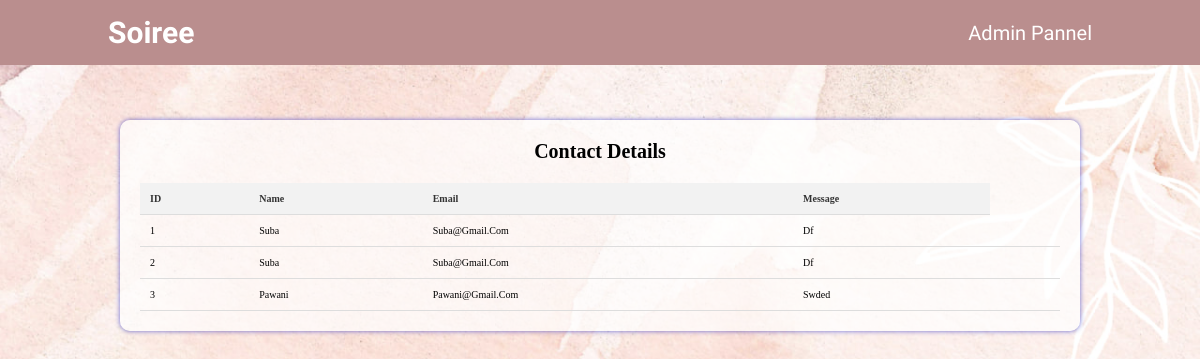
Screenshot of /conatactview.php with the database file from the repository.
### tables this page shows
CREATE TABLE `contact` (
  `id` int(255) NOT NULL,
  `name` text NOT NULL,
  `email` varchar(255) NOT NULL,
  `message` varchar(255) NOT NULL
);

### conatactview.php (the view, shortened to what this page needs)
<!DOCTYPE html>
<head>
    <link rel="stylesheet" href="user.css">
    <link rel="stylesheet" href="https://cdnjs.cloudflare.com/ajax/libs/font-awesome/4.7.0/css/font-awesome.min.css">
</head>
<body class="body-background">
<header class="header">
      <a href="#" class="logo"><span>S</span>oiree</a>
      <nav class="navbar">
        <a href="adminindex.php">Admin pannel</a>
      </nav>
</header>
<body>
    <div class="container">
        <h1>Contact Details</h1>
        <?php
        require 'connect.php';
        $result = $conn->query("SELECT * FROM contact");
        if ($result->num_rows > 0) {
            echo "<table border='1'>";
            echo "<tr>
            <th>ID</th>
            <th>Name</th>
            <th>Email</th>
            <th>Message</th>
            </tr>";
            while ($row = $result->fetch_assoc()) {
                echo "<tr>";
                echo "<td>" . $row['id'] . "</td>";
                echo "<td>" . $row['name'] . "</td>";
                echo "<td>" . $row['email'] . "</td>";
                echo "<td>" . $row['message'] . "</td>";
                echo "<td>";
                echo "</tr>";
            }
            echo "</table>";
        } else {
            echo "No records found.";
        }
    ?>
    </div>
</body>
</html>

### user.css (style rules this page uses)
* { margin: 0; padding: 0; box-sizing: border-box; outline: none; border: none; text-decoration: none; text-transform: capitalize; transition: 0.9s linear; }
.body-background { background-image: url("back.jpg"); background-size: cover; background-position: center; background-repeat: no-repeat; margin-top: 150px; padding-top: 600px; }
.header { font-family: "Allura", cursive; font-size: 2rem; position: fixed; top: 0; left: 0; right: 0; z-index: 10000; background: #ba8e8e; display: flex; align-items: center; justify-content: space-between; padding: 1.5rem 9%; }
.header .logo { font-weight: bolder; color: #fff; font-size: 3rem; }
.header .logo span { color: #fff; }
.header .navbar a { font-size: 2rem; color: #ffffff; margin-left: 2rem; }
.container { width: 80%; margin: 0 auto; background-color: rgba(255, 255, 255, 0.7); padding: 20px; border-radius: 10px; box-shadow: 0px 0px 5px 0px rgba(24, 27, 191, 0.637); position: absolute; top: 120px; left: 50%; transform: translateX(-50%); }
h1 { text-align: center; color: #000000; margin-bottom: 20px; }
table { width: 100%; border-collapse: collapse; }
th, td { padding: 10px; text-align: left; border-bottom: 1px solid #ddd; }
th { background-color: #f2f2f2; color: #333; }

### rows the page displays
contact: id "1", name "Suba", email "Suba@gmail.com", message "Df"
contact: id "2", name "Suba", email "Suba@gmail.com", message "Df"
contact: id "3", name "Pawani", email "Pawani@gmail.com", message "Swded"
